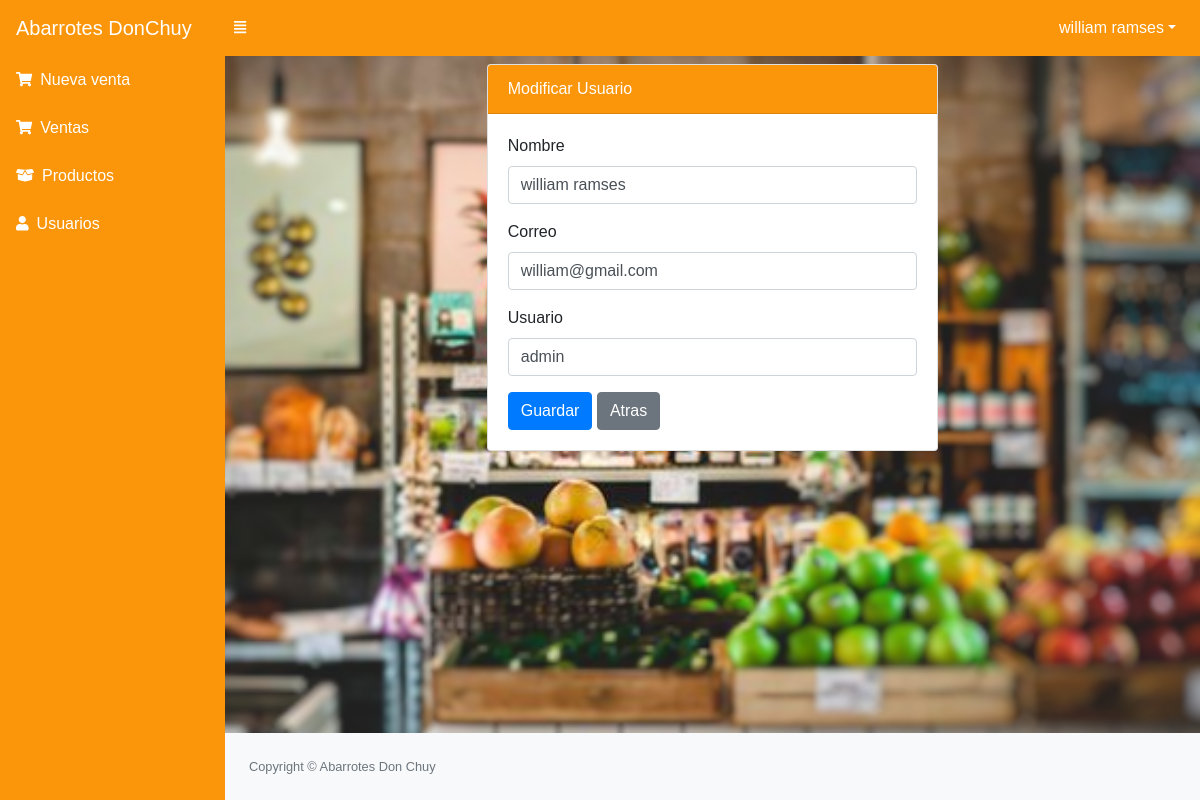
The app's page /src/editar_usuario.php?id=1 (signed in), older data.
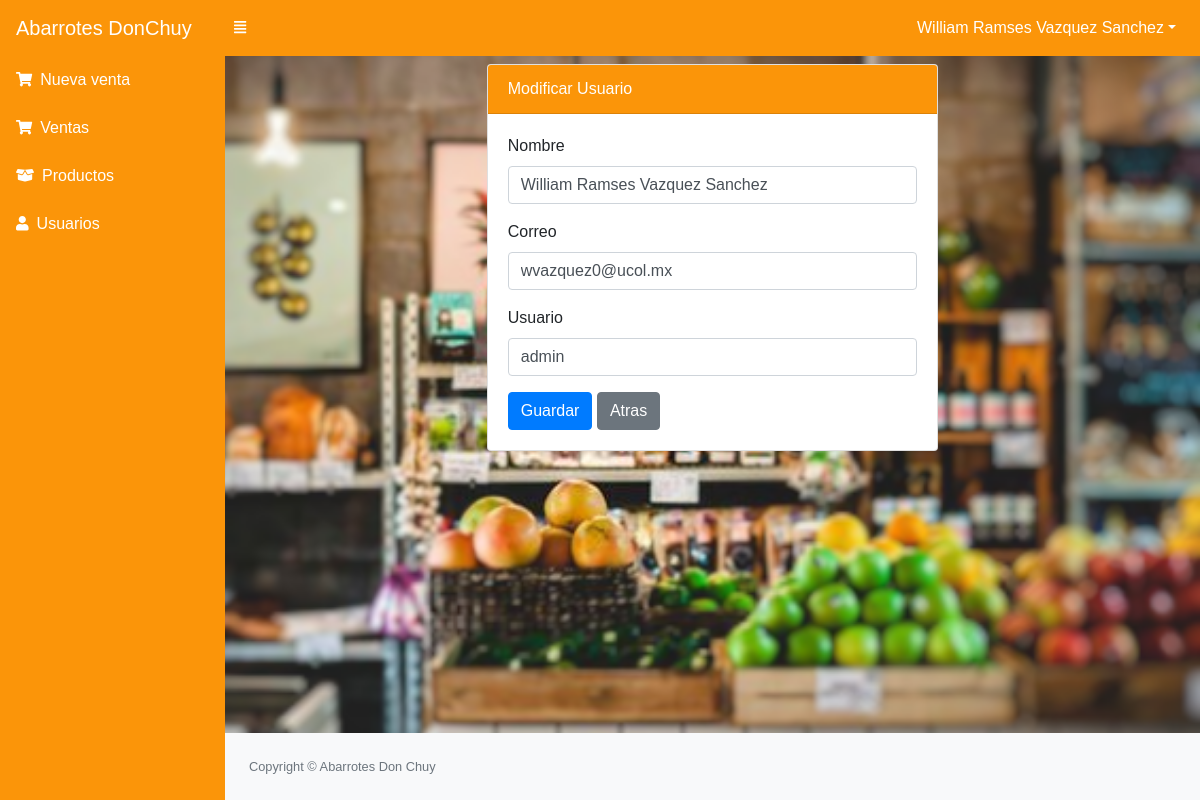
The same page, newer data.
### tables this page shows
CREATE TABLE `usuario` (
  `idusuario` int(11) NOT NULL,
  `nombre` varchar(100) NOT NULL,
  `correo` varchar(100) NOT NULL,
  `usuario` varchar(20) NOT NULL,
  `clave` varchar(50) NOT NULL,
  `estado` int(11) NOT NULL DEFAULT 1
);

### src/editar_usuario.php (the view, shortened to what this page needs)
<?php include_once "includes/header.php";
require "../conexion.php";
$idusuario = $_REQUEST['id'];
$sql = mysqli_query($conexion, "SELECT * FROM usuario WHERE idusuario = $idusuario");
$result_sql = mysqli_num_rows($sql);
if ($result_sql == 0) {
    header("Location: usuarios.php");
} else {
    if ($data = mysqli_fetch_array($sql)) {
        $nombre = $data['nombre'];
        $correo = $data['correo'];
        $usuario = $data['usuario'];
    }
}
?>
<div class="row">
    <div class="col-md-6 mx-auto">
        <div class="card">
            <div class="card-header bg-primary text-white">
                Modificar Usuario
            </div>
            <div class="card-body">
                <form class="" action="" method="post">
                    <div class="form-group">
                        <label for="nombre">Nombre</label>
                        <input type="text" placeholder="Ingrese nombre" class="form-control" required name="nombre" id="nombre" value="<?php echo $nombre; ?>">
                    </div>
                    <div class="form-group">
                        <label for="correo">Correo</label>
                        <input type="text" placeholder="Ingrese correo" class="form-control" required name="correo" id="correo" value="<?php echo $correo; ?>">
                    </div>
                    <div class="form-group">
                        <label for="usuario">Usuario</label>
                        <input type="text" placeholder="Ingrese usuario" class="form-control" required name="usuario" id="usuario" value="<?php echo $usuario; ?>">
                    </div>
                    <button type="submit" class="btn btn-primary">Guardar</button>
                    <a href="usuarios.php" class="btn btn-secondary">Atras</a>
                </form>
            </div>
        </div>
    </div>
</div>
<?php include_once "includes/footer.php"; ?>

### src/includes/header.php (shortened to what this page needs)
<!DOCTYPE html>
<html lang="en">
<head>
    <link href="../assets/css/estilos.css" rel="stylesheet" />
    <link href="../assets/css/dataTables.bootstrap4.min.css" rel="stylesheet" />
    <link rel="stylesheet" href="../assets/js/jquery-ui/jquery-ui.min.css">
</head>
<body class="sb-nav-fixed">
    <nav class="sb-topnav navbar navbar-expand navbar-dark bg-dark">
        <a class="navbar-brand" href="index.php">Abarrotes DonChuy</a>
        <button class="btn btn-link btn-sm order-1 order-lg-0" id="sidebarToggle" href="#"><i class="fas fa-align-justify"></i></button>
        <ul class="navbar-nav ml-auto">
            <li class="nav-item dropdown">
                <a class="nav-link dropdown-toggle" id="userDropdown" href="#" role="button" data-toggle="dropdown" aria-haspopup="true" aria-expanded="false"><?php echo $_SESSION['nombre']?></a>
            </li>
        </ul>
    </nav>
    <div id="layoutSidenav">
        <div id="layoutSidenav_nav">
            <nav class="sb-sidenav accordion sb-sidenav-dark" id="sidenavAccordion">
                <div class="sb-sidenav-menu">
                    <div class="nav">
                        <a class="nav-link" href="ventas.php">
                            <div class="sb-nav-link-icon"><i class="fas fa-shopping-cart"></i></div>  Nueva venta
                        </a>
                        <a class="nav-link" href="lista_ventas.php">
                            <div class="sb-nav-link-icon"><i class="fas fa-shopping-cart"></i></div> Ventas
                        </a>
                        <a class="nav-link" href="productos.php">
                            <div class="sb-nav-link-icon"><i class="fas fa-box-open"></i></div>Productos
                        </a>
                        <a class="nav-link" href="usuarios.php">
                            <div class="sb-nav-link-icon"><i class="fas fa-user"></i></div> Usuarios
                        </a>
                    </div>
                </div>
            </nav>
        </div>
        <div id="layoutSidenav_content">
            <main>
                <div class="container-fluid mt-2">

Row changes from the older to the newer data that the page shows:
changed usuario "admin": nombre "william ramses" → "William Ramses Vazquez Sanchez"; correo "william@gmail.com" → "wvazquez0@ucol.mx"
Text that changed along with them:
$_SESSION['nombre']: "william ramses" → "William Ramses Vazquez Sanchez"
